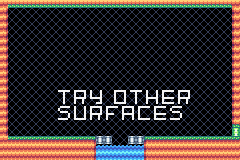

Below is a game level as drawn by its tile map, then a one-line description and the .tmx that defines it (tile-layer data replaced by summaries):
An orthogonal 30x20 tile map with 8x8 px tiles, 2 tile layers (Kachelebene 1, Kachelebene 3), 1 hidden layer not drawn, 2 tilesets.

<map version="1.2" tiledversion="1.2.4" orientation="orthogonal" renderorder="right-down" width="30" height="20" tilewidth="8" tileheight="8" infinite="0" nextlayerid="4" nextobjectid="1">
 <tileset firstgid="1" name="world" tilewidth="8" tileheight="8" tilecount="64" columns="8">
  <image source="../images/world.png" width="64" height="64" />
 </tileset>
 <tileset firstgid="65" name="alpha" tilewidth="8" tileheight="8" tilecount="144" columns="12">
  <image source="../images/alpha.png" width="96" height="96" />
 </tileset>
 <layer id="1" name="Kachelebene 1" width="30" height="20">
  <data>[600 cells, 600 non-empty, 13 distinct tile ids]</data>
 </layer>
 <layer id="2" name="Kachelebene 2" width="30" height="20" visible="0">
  <properties>
   <property name="logic" type="bool" value="true" />
  </properties>
  <data>[600 cells, 139 non-empty, 4 distinct tile ids]</data>
 </layer>
 <layer id="3" name="Kachelebene 3" width="30" height="20">
  <data>[600 cells, 64 non-empty, 44 distinct tile ids]</data>
 </layer>
</map>
